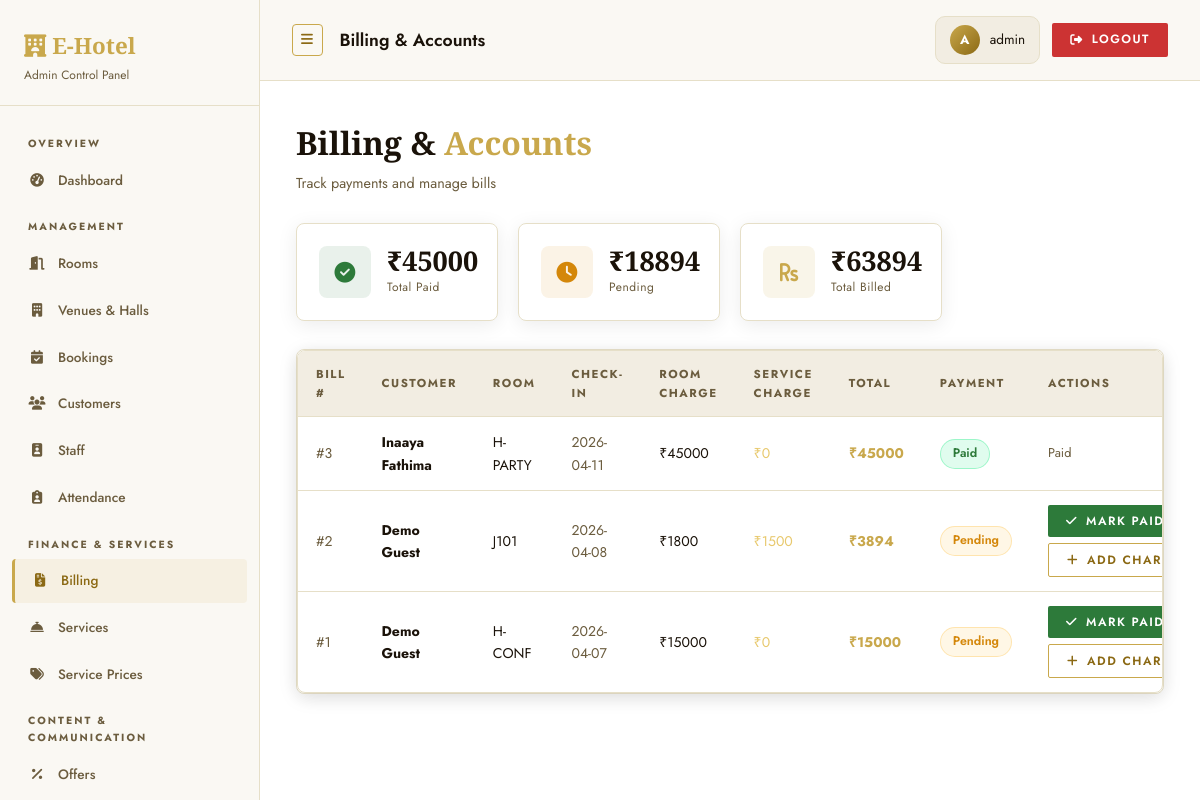
Screenshot of /admin/billing (signed in) with the database file from the repository.
### tables this page shows
CREATE TABLE bills (
                id              INTEGER PRIMARY KEY AUTOINCREMENT,
                booking_id      INTEGER REFERENCES bookings(id),
                room_charges    REAL DEFAULT 0,
                service_charges REAL DEFAULT 0,
                gst_rate        REAL DEFAULT 18.0,
                gst_amount      REAL DEFAULT 0,
                total_amount    REAL DEFAULT 0,
                payment_status  TEXT DEFAULT 'Pending',
                is_checkout_bill INTEGER DEFAULT 0,
                created_at      DATETIME DEFAULT CURRENT_TIMESTAMP
            );

CREATE TABLE users (
                id          INTEGER PRIMARY KEY AUTOINCREMENT,
                name        TEXT NOT NULL,
                email       TEXT UNIQUE NOT NULL,
                phone       TEXT,
                password    TEXT NOT NULL,
                created_at  DATETIME DEFAULT CURRENT_TIMESTAMP
            );

CREATE TABLE rooms (
                id          INTEGER PRIMARY KEY AUTOINCREMENT,
                room_number TEXT UNIQUE NOT NULL,
                room_type   TEXT NOT NULL,
                price       REAL NOT NULL,
                status      TEXT DEFAULT 'Available',
                description TEXT,
                image_url   TEXT,
                destination TEXT DEFAULT 'Main',
                branch      TEXT DEFAULT 'Main Branch',
                capacity    INTEGER DEFAULT 2,
                category    TEXT DEFAULT 'Room'
            );

CREATE TABLE bookings (
                id          INTEGER PRIMARY KEY AUTOINCREMENT,
                user_id     INTEGER REFERENCES users(id),
                room_id     INTEGER REFERENCES rooms(id),
                check_in    DATE NOT NULL,
                check_out   DATE NOT NULL,
                total_price REAL NOT NULL,
                status      TEXT DEFAULT 'Pending',
                hotel_name  TEXT DEFAULT 'E-Hotel',
                branch      TEXT DEFAULT 'Main Branch',
                created_at  DATETIME DEFAULT CURRENT_TIMESTAMP
            );

### routes/admin_routes.py (the view)
    @app.route('/admin/billing')
    @admin_required
    def admin_billing():
        bills = query_db("""
            SELECT bi.*, b.check_in, b.check_out, b.status AS booking_status,
                   b.hotel_name, b.branch, u.name AS cust_name, r.room_number, r.destination
            FROM bills bi
            JOIN bookings b ON b.id = bi.booking_id
            JOIN users u ON u.id = b.user_id
            JOIN rooms r ON r.id = b.room_id
            ORDER BY bi.created_at DESC
        """)
        total_paid    = query_db("SELECT SUM(total_amount) AS s FROM bills WHERE payment_status='Paid'",    one=True)['s'] or 0
        total_pending = query_db("SELECT SUM(total_amount) AS s FROM bills WHERE payment_status='Pending'", one=True)['s'] or 0
        return render_template('admin/billing.html', bills=bills, total_paid=total_paid, total_pending=total_pending)

### utils/auth.py (called while the page is built)
def admin_required(f):
    @wraps(f)
    def decorated_function(*args, **kwargs):
        if 'admin_id' not in session:
            flash('Admin login required.', 'warning')
            return redirect(url_for('admin_login'))
        return f(*args, **kwargs)
    return decorated_function

### utils/db.py (called while the page is built)
def get_db():
    db = getattr(g, '_database', None)
    if db is None:
        db = g._database = sqlite3.connect(DATABASE)
        db.row_factory = sqlite3.Row
    return db

def query_db(query, args=(), one=False, commit=False):
    db  = get_db()
    cur = db.execute(query, args)
    if commit:
        db.commit()
        return cur.lastrowid
    rows = cur.fetchall()
    return rows[0] if (one and rows) else (None if one else rows)

### templates/admin/billing.html (shortened to what this page needs)
{% extends "admin/base_admin.html" %}
{% block page_title %}Billing & Accounts{% endblock %}
{% block content %}
<div class="panel-header anim-fade-up">
  <h1>Billing &amp; <span class="text-accent">Accounts</span></h1>
  <p>Track payments and manage bills</p>
</div>
<div class="stats-grid anim-fade-up-delay-1" style="grid-template-columns:repeat(auto-fill,minmax(200px,1fr))">
  <div class="stat-card">
    <div class="stat-icon green"><i class="fas fa-check-circle"></i></div>
    <div>
      <div class="stat-value">₹{{ "%.0f"|format(total_paid) }}</div>
      <div class="stat-label">Total Paid</div>
    </div>
  </div>
  <div class="stat-card">
    <div class="stat-icon orange"><i class="fas fa-clock"></i></div>
    <div>
      <div class="stat-value">₹{{ "%.0f"|format(total_pending) }}</div>
      <div class="stat-label">Pending</div>
    </div>
  </div>
  <div class="stat-card">
    <div class="stat-icon cyan"><i class="fas fa-rupee-sign"></i></div>
    <div>
      <div class="stat-value">₹{{ "%.0f"|format(total_paid + total_pending) }}</div>
      <div class="stat-label">Total Billed</div>
    </div>
  </div>
</div>
{% if bills %}
<div class="card anim-fade-up-delay-2" style="padding:0">
  <div class="table-wrapper">
    <table>
      <thead>
        <tr>
          <th>Bill #</th>
          <th>Customer</th>
          <th>Room</th>
          <th>Check-In</th>
          <th>Room Charge</th>
          <th>Service Charge</th>
          <th>Total</th>
          <th>Payment</th>
          <th>Actions</th>
        </tr>
      </thead>
      <tbody>
        {% for bill in bills %}
        <tr>
          <td style="color:var(--text2)">#{{ bill['id'] }}</td>
          <td><strong>{{ bill['cust_name'] }}</strong></td>
          <td>{{ bill['room_number'] }}</td>
          <td style="color:var(--text2)">{{ bill['check_in'] }}</td>
          <td>₹{{ "%.0f"|format(bill['room_charges']) }}</td>
          <td style="color:var(--accent2)">₹{{ "%.0f"|format(bill['service_charges']) }}</td>
          <td style="color:var(--accent);font-weight:700">₹{{ "%.0f"|format(bill['total_amount']) }}</td>
          <td>
            <span class="status-pill {{ 'pill-paid' if bill['payment_status']=='Paid' else 'pill-pending' }}">
              {{ bill['payment_status'] }}
            </span>
          </td>
          <td>
            <div style="display:flex;gap:6px;flex-wrap:wrap">
              {% if bill['payment_status'] == 'Pending' %}
              <form method="post" action="{{ url_for('admin_mark_paid', bill_id=bill['id']) }}" style="display:inline">
                <button class="btn btn-success btn-sm"><i class="fas fa-check"></i> Mark Paid</button>
              </form>
              <button class="btn btn-outline btn-sm" data-modal="svc-modal-{{ bill['id'] }}">
                <i class="fas fa-plus"></i> Add Charge
              </button>
              {% else %}
              <span class="text-muted" style="font-size:.8rem">Paid</span>
              {% endif %}
            </div>
          </td>
        </tr>
        {% endfor %}
      </tbody>
    </table>
  </div>
</div>
{% else %}
<div class="card">
  <div class="empty-state"><i class="fas fa-file-invoice-dollar"></i>
    <p>No bills generated yet.</p>
  </div>
</div>
{% endif %}
{% endblock %}

### static/css/style.css (style rules this page uses)
:root { --bg: #ffffff; --bg2: #faf8f3; --bg3: #f2ede2; --card: #ffffff; --border: #e6dfc8; --accent: #c9a84c; --accent2: #e8c96e; --accent3: #f5e9c0; --accent-dark: #8b6914; --text: #1a1209; --text2: #6b5c3e; --danger: #cc3333; --warning: #d4870a; --success: #2d7a3a; --radius: 4px; --radius-lg: 8px; --shadow: 0 12px 48px rgba(201,168,76,0.18); --shadow-soft: 0 4px 20px rgba(0,0,0,0.08); --glow: 0 0 24px rgba(201,168,76,0.35); --trans: all 0.3s cubic-bezier(.4,0,.2,1); }
*, *::before, *::after { box-sizing: border-box; margin: 0; padding: 0; }
body { font-family: 'Jost', sans-serif; background: var(--bg); color: var(--text); line-height: 1.6; min-height: 100vh; overflow-x: hidden; }
h1,h2,h3,h4 { font-family: 'Cormorant Garamond', serif; }
.text-accent { color: var(--accent); }
.text-muted { color: var(--text2); font-size: .9rem; }
.btn { display: inline-flex; align-items: center; gap: 8px; padding: 11px 28px; border-radius: 2px; border: none; font-family: 'Jost', sans-serif; font-size: .85rem; font-weight: 600; cursor: pointer; transition: var(--trans); white-space: nowrap; letter-spacing: 1.5px; text-transform: uppercase; }
.btn-outline { background: transparent; color: var(--accent-dark); border: 1.5px solid var(--accent); }
.btn-success { background: var(--success); color: #fff; }
.btn-sm { padding: 7px 18px; font-size: .75rem; }
.card { background: var(--card); border: 1px solid var(--border); border-radius: var(--radius-lg); padding: 28px; transition: var(--trans); box-shadow: var(--shadow-soft); }
.table-wrapper { overflow-x: auto; border-radius: var(--radius-lg); border: 1px solid var(--border); box-shadow: var(--shadow-soft); }
table { width: 100%; border-collapse: collapse; }
thead { background: var(--bg3); }
thead th { padding: 14px 18px; text-align: left; font-size: .72rem; font-weight: 700; color: var(--text2); text-transform: uppercase; letter-spacing: 1.5px; }
tbody td { padding: 14px 18px; border-top: 1px solid var(--border); font-size: .88rem; vertical-align: middle; }
tbody tr { transition: background .2s; }
.panel-header { margin-bottom: 28px; }
.panel-header h1 { font-family: 'Cormorant Garamond', serif; font-size: 2rem; font-weight: 700; }
.panel-header p { color: var(--text2); font-size: .9rem; margin-top: 4px; }
.stats-grid { display: grid; grid-template-columns: repeat(auto-fill, minmax(200px, 1fr)); gap: 20px; margin-bottom: 28px; }
.stat-card { background: var(--card); border: 1px solid var(--border); border-radius: var(--radius-lg); padding: 22px; display: flex; align-items: center; gap: 16px; transition: var(--trans); box-shadow: var(--shadow-soft); }
.stat-icon { width: 52px; height: 52px; border-radius: 8px; display: flex; align-items: center; justify-content: center; font-size: 1.3rem; flex-shrink: 0; }
.stat-icon.cyan { background: rgba(201,168,76,.12); color: var(--accent); }
.stat-icon.green { background: rgba(45,122,58,.1); color: var(--success); }
.stat-icon.orange { background: rgba(212,135,10,.1); color: var(--warning); }
.stat-value { font-size: 1.7rem; font-weight: 700; line-height: 1; font-family: 'Cormorant Garamond', serif; }
.stat-label { font-size: .75rem; color: var(--text2); margin-top: 4px; letter-spacing: .5px; }
.anim-fade-up { animation: fadeUp .7s ease both; }
.anim-fade-up-delay-1 { animation: fadeUp .7s ease .15s both; }
.anim-fade-up-delay-2 { animation: fadeUp .7s ease .3s both; }
.btn-outline { position: relative; overflow: hidden; z-index: 1; }
.btn-outline::before { content: ''; position: absolute; inset: 0; background: var(--accent); transform: scaleX(0); transform-origin: right; transition: transform 0.35s cubic-bezier(.25,.46,.45,.94); z-index: -1; }

### static/css/panel.css (style rules this page uses)
.status-pill { display: inline-flex; align-items: center; gap: 6px; padding: 4px 12px; border-radius: 99px; font-size: .78rem; font-weight: 600; }
.pill-pending { background: rgba(255,184,48,.12); color: var(--warning); border: 1px solid rgba(255,184,48,.3); }
.pill-paid { background: rgba(0,230,118,.12); color: var(--success); border: 1px solid rgba(0,230,118,.3); }

### rows the page displays
bills: id "3", cust_name "Inaaya Fathima", room_number "H-PARTY", check_in "2026-04-11", room_charges "45000", service_charges "0", total_amount "45000", payment_status "Paid"
bills: id "2", cust_name "Demo Guest", room_number "J101", check_in "2026-04-08", room_charges "1800", service_charges "1500", total_amount "3894", payment_status "Pending"
bills: id "1", cust_name "Demo Guest", room_number "H-CONF", check_in "2026-04-07", room_charges "15000", service_charges "0", total_amount "15000", payment_status "Pending"

### other values shown
{{ session.admin_name[0].upper() if session.admin_name else 'A' }} "A"
{{ session.admin_name or 'Admin' }} "admin"
{{ "%.0f"|format(total_paid) }} "45000"
{{ "%.0f"|format(total_pending) }} "18894"
{{ "%.0f"|format(total_paid + total_pending) }} "63894"
